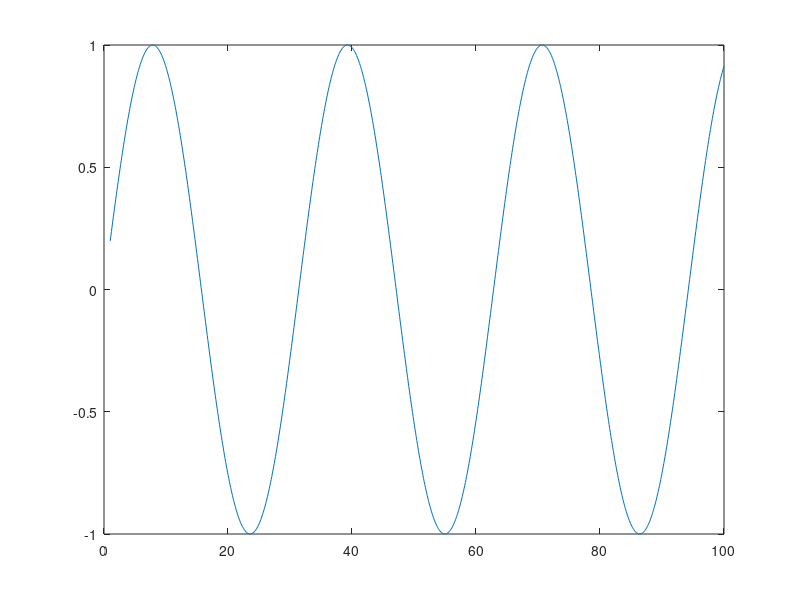

This figure's MATLAB source: (Note: this script raises an error after producing the figure.)
close all;
global realpos;
global t;
endtime = 100;
time = linspace(1,endtime, 1000);
realpos = sin(time/5);
plot(time, realpos);
hold on;

% The estimated noises of our process (AKA odometry, control), and measurement
processNoise     = 0.1;
measurementNoise = 10; %0.1

x = realpos(1);
p = processNoise;
unfilteredOdometry = x;
for t = 1:length(time)

  %-------------------- "Prediction Step" --------------------
  u = takeOdometry();
  x = x + u;
  p = p + processNoise;

  %-------------------- "Update Step" --------------------
  if mod(t, 10) == 0
    z = takeMeasurement();
    plot(time(t), z, 'r*');

    y = z - x;                         % Compute the 'residual': i.e. the difference between our estimated position,
                                       % and our absolute position measurement

    k = p / (p + measurementNoise);    % Compute the 'Kalman gain': i.e. the amount that we should trust this new absolute
                                       % measurement. Notice that when p is large relative to measurementNoise, k will be
                                       % close to 1. When measurement noise is large relative to p, k will be close to 0.
                                       % If p = measurementNoise, then k = 0.5.

    x = x + k*y;                       % Mix in the new absolute measurement proportional to k. If k is 1, then the new x = z. 
                         
    % If k is 0, then the new x = x. If k is 0.5, then the new x = 0.5*x + 0.5*z. 

    p = (1 - k)*p;                     % The new process noise is decreased proportional to k.
    disp(p)
  end

  plot(time(t), x, 'k.');

  % Plot the 'unfiltered odometry' in green: i.e. what we would see if we 
  % just tried to integrate the raw odometry readings without the kalman filter.
  unfilteredOdometry = unfilteredOdometry + u;
  plot(time(t), unfilteredOdometry, 'go');

  pause(0.05);
end
